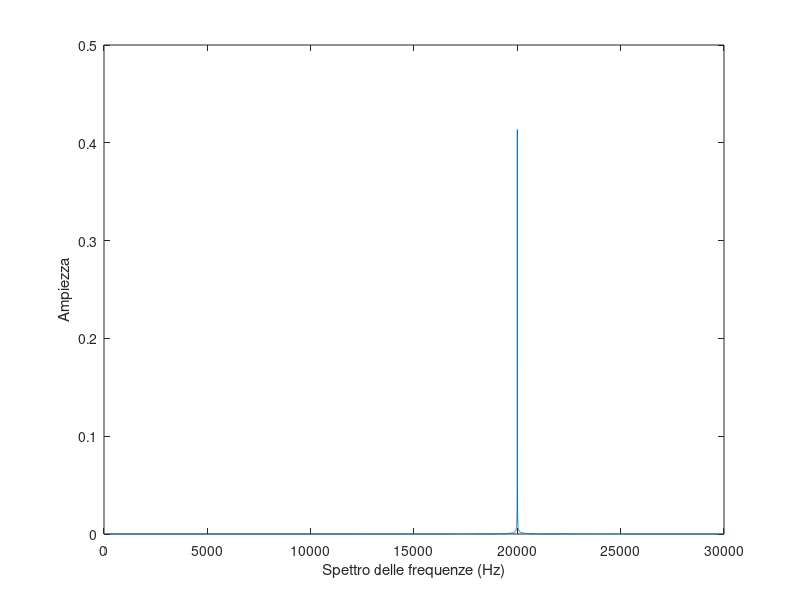

This figure's MATLAB source:
% Questo programma in matlab calcola la Trasformata Discreta di Fourier di
% un segnale definito qui sotto da f minuscolo, che può essere una semplice
% funzione seno oppure un'onda quadra o anche un segnale audio o radio.

clear
close all
clc

% N serve a definire quanto "fitta" vogliamo la funzione e quante
% iterazioni dell'algoritmo della DFT vogliamo compiere. "freq" è la
% frequenza in Hz. "omega" è la pulsazione. "y" è un vettore riga
% contenente i valori della funzione calcolati nei punti del vettore "t",
% che sono N punti da 0 a 1 secondo equispaziati.

N = 30000;
freq = 10000;
omega = 2*pi*freq;
f = @(t) sin(omega*t); 
t = linspace(0,1,N);
y = f(t);

% Inizializziamo un vettore vuoto lungo N.

F = zeros(1,N);

% Qui avviene tutto il calcolo della trasformata, sotto attraverso due cicli
% for, molto lento e dispendioso computazionalmente, subito prima invece
% fatto con calcolo matriciale (cosa in cui matlab è molto "bravo"). "tic"
% e "toc" servono a vedere quanto tempo ci impiega matlab a fare tutti i
% calcoli.

tic
for k = 1:N
    F(k) = sum(y(1:N).*exp(-1i*2*pi*(k-1)*((1:N)-1)/N));
end
toc

%for k = 1:N
%    for n = 1:N
%        F(k) = F(k) + y(n) * exp(-1i * 2 * pi * (k-1) * (n-1) / N);
%    end
%end

% Sezione per pulire i dati appena calcolati e mostrarli bene a schermo. La
% prima istruzione serve a proporzionare le somme appena calcolate, la
% seconda istruzione serve a prendere solo la parte positive, dato che la
% trasformata di Fourier è simmetrica rispetto allo 0. La terza istruzione
% definisce una frequenza di campionamento per il segnale. La quarta
% definisce il vettore frequenze per l'asse delle ascisse. La quinta
% istruzione, come la seconda, toglie la simmetria.

F = F/N;
F = F(1:N/2);
fs = 2*N;
frequenze = (0:N-1)*(fs/N);
frequenze = frequenze(1:N/2);

% Questa sezione è per plottare a schermo il grafico della trasformata
% appena calcolata.

plot(frequenze, abs(F));
xlabel("Spettro delle frequenze (Hz)");
ylabel("Ampiezza");

% Vera fft di matlab, decommentare per fare una comparazione con la DFT
% calcolata a mano.

%Fm = fft(y, N);
%plot(frequenze, abs(Fm(1:N/2)))
%xlabel("Spettro delle frequenze (Hz)");
%ylabel("Ampiezza");